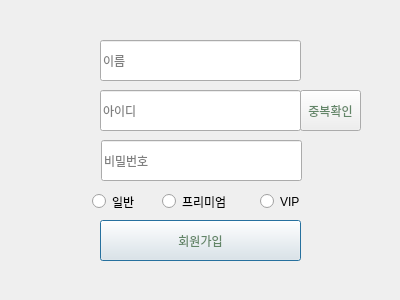
<?xml version="1.0" encoding="UTF-8"?>
<ui version="4.0">
 <class>signup</class>
 <widget class="QDialog" name="signup">
  <property name="geometry">
   <rect>
    <x>0</x>
    <y>0</y>
    <width>400</width>
    <height>300</height>
   </rect>
  </property>
  <property name="windowTitle">
   <string>Dialog</string>
  </property>
  <widget class="QPushButton" name="sign">
   <property name="geometry">
    <rect>
     <x>100</x>
     <y>220</y>
     <width>201</width>
     <height>41</height>
    </rect>
   </property>
   <property name="styleSheet">
    <string notr="true">color: rgb(98, 133, 103);
</string>
   </property>
   <property name="text">
    <string>회원가입</string>
   </property>
  </widget>
  <widget class="QLineEdit" name="name_text">
   <property name="geometry">
    <rect>
     <x>100</x>
     <y>40</y>
     <width>201</width>
     <height>41</height>
    </rect>
   </property>
   <property name="placeholderText">
    <string>이름</string>
   </property>
  </widget>
  <widget class="QLineEdit" name="pw_text">
   <property name="geometry">
    <rect>
     <x>101</x>
     <y>140</y>
     <width>201</width>
     <height>41</height>
    </rect>
   </property>
   <property name="placeholderText">
    <string>비밀번호</string>
   </property>
  </widget>
  <widget class="QLineEdit" name="id_text">
   <property name="geometry">
    <rect>
     <x>100</x>
     <y>90</y>
     <width>201</width>
     <height>41</height>
    </rect>
   </property>
   <property name="placeholderText">
    <string>아이디</string>
   </property>
  </widget>
  <widget class="QRadioButton" name="nomal">
   <property name="geometry">
    <rect>
     <x>92</x>
     <y>190</y>
     <width>112</width>
     <height>23</height>
    </rect>
   </property>
   <property name="text">
    <string>일반</string>
   </property>
  </widget>
  <widget class="QRadioButton" name="premium">
   <property name="geometry">
    <rect>
     <x>162</x>
     <y>190</y>
     <width>112</width>
     <height>23</height>
    </rect>
   </property>
   <property name="text">
    <string>프리미엄</string>
   </property>
  </widget>
  <widget class="QRadioButton" name="vip">
   <property name="geometry">
    <rect>
     <x>260</x>
     <y>190</y>
     <width>51</width>
     <height>23</height>
    </rect>
   </property>
   <property name="text">
    <string>VIP</string>
   </property>
  </widget>
  <widget class="QPushButton" name="check">
   <property name="geometry">
    <rect>
     <x>300</x>
     <y>90</y>
     <width>61</width>
     <height>41</height>
    </rect>
   </property>
   <property name="styleSheet">
    <string notr="true">color: rgb(98, 133, 103);
border-radioius: 0px;
</string>
   </property>
   <property name="text">
    <string>중복확인</string>
   </property>
  </widget>
 </widget>
 <resources/>
 <connections/>
</ui>
